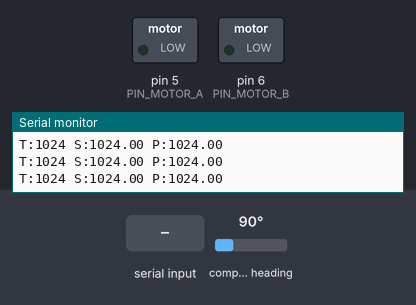
A sketch run on a simulated Arduino Uno, built with avr-gcc and run on an emulated ATmega328P. Shown: switched loads named in the sketch (green lamp = pin HIGH), the last lines printed to the serial monitor. The test bench sets the inputs (shaded band); at power-on: compass heading 90°.

Above: at 2.2 s.
2.3 s: "T90\n" received over Serial
At 3.0 s:
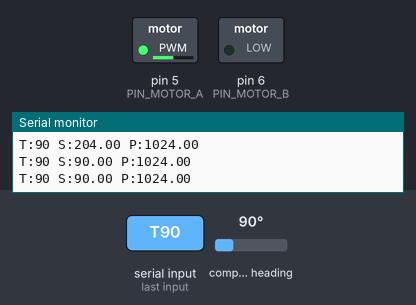
3.8 s: compass heading set to 7°
At 4.7 s:
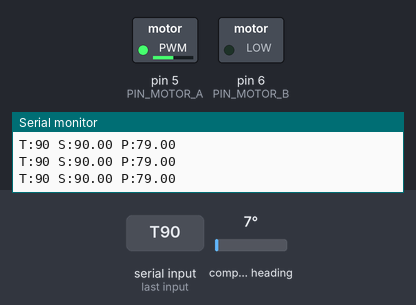
5.3 s: compass heading set to 269°
At 7.4 s:
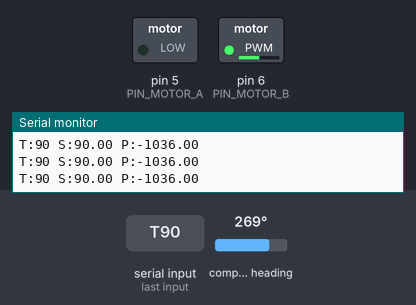
Timing chart, 0 to 8.9 s (numbered marks = the images above; inputs shaded):
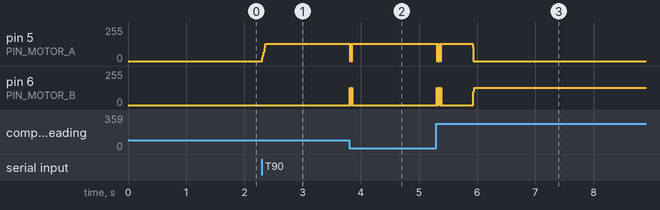

The sketch:

brushed_v10.ino
```cpp
#include <Wire.h>
#include <AS5600.h>
#include <Arduino.h>

// --- Hardware Setup ---
AS5600 encoder;
const int PIN_MOTOR_A = 5;
const int PIN_MOTOR_B = 6;

// --- LADRC Parameters (Tuning) ---
float wc = 10.0;      // Controller Bandwidth
float wo = 70.0;      // Observer Bandwidth
float b0 = 100.0;     // System Gain
const float dt = 0.01; // Sample time (10ms)

// --- Precalculated Gains ---
float beta1, beta2, beta3;
float kp, kd;

// --- LADRC Observer States ---
float z1 = 0; // Estimated position
float z2 = 0; // Estimated velocity
float z3 = 0; // Estimated total disturbance
float u = 0;  // Control signal

// --- Control Variables ---
long target_pos = 2048;
float current_setpoint = 2048; // The "moving" target
float max_velocity = 2000.0;   // Units per second
unsigned long prev_micros = 0;
long last_raw_pos = 0;
long unwrapped_pos = 0;

// --- Non-blocking Serial Buffer ---
String inputString = "";
bool stringComplete = false;

long get_unwrapped_pos() {
  long raw = encoder.readAngle();
  long diff = raw - last_raw_pos;

  if (diff > 2048) {
    diff -= 4096;
  } else if (diff < -2048) {
    diff += 4096;
  }

  unwrapped_pos += diff;
  last_raw_pos = raw;
  return unwrapped_pos;
}

void apply_motor_pwm(float control_u) {
  int power = constrain(abs(control_u), 0, 128);

  if (control_u > 0) {
    digitalWrite(PIN_MOTOR_A, LOW);
    analogWrite(PIN_MOTOR_B, power);
  } else {
    analogWrite(PIN_MOTOR_A, power);
    digitalWrite(PIN_MOTOR_B, LOW);
  }
}

void handle_serial() {
  while (Serial.available()) {
    char inChar = (char)Serial.read();
    if (inChar == '\n' || inChar == '\r') {
      stringComplete = true;
    } else {
      inputString += inChar;
    }
  }

  if (stringComplete) {
    inputString.trim();
    if (inputString.startsWith("T")) {
      target_pos = inputString.substring(1).toInt();
      Serial.print("New Target: ");
      Serial.println(target_pos);
    }
    inputString = "";
    stringComplete = false;
  }
}

void setup() {
  Serial.begin(115200);
  Wire.begin();
  Wire.setClock(400000);

  if (!encoder.begin()) {
    Serial.println("AS5600 not detected!");
    while (1);
  }

  pinMode(PIN_MOTOR_A, OUTPUT);
  pinMode(PIN_MOTOR_B, OUTPUT);

  // Precalculate Bandwidth-based Gains
  beta1 = 3.0 * wo;
  beta2 = 3.0 * wo * wo;
  beta3 = wo * wo * wo;
  kp = wc * wc;
  kd = 2.0 * wc;

  // Initialize unwrapped position
  last_raw_pos = encoder.readAngle();
  unwrapped_pos = last_raw_pos;

  // Initialize setpoint and observer state to current position
  current_setpoint = unwrapped_pos;
  target_pos = unwrapped_pos;

  z1 = unwrapped_pos;
  z2 = 0;
  z3 = 0;

  inputString.reserve(20);
  delay(1000);
  Serial.println("LADRC with Trajectory Ready.");
}

void loop() {
  unsigned long current_micros = micros();

  // Fixed Frequency Control Loop (100Hz)
  if (current_micros - prev_micros >= 10000) {
    prev_micros = current_micros;

    // 1. Read actual position (Unwrapped)
    float y = get_unwrapped_pos();

    // 2. Trajectory Generator
    float delta_limit = max_velocity * dt;
    float setpoint_error = (float)target_pos - current_setpoint;

    if (setpoint_error > delta_limit) {
      current_setpoint += delta_limit;
    } else if (setpoint_error < -delta_limit) {
      current_setpoint -= delta_limit;
    } else {
      current_setpoint = (float)target_pos;
    }

    // 3. Linear Extended State Observer (LESO)
    float error_o = y - z1;

    // Euler Integration
    z1 += (z2 + beta1 * error_o) * dt;
    z2 += (z3 + beta2 * error_o + b0 * u) * dt;
    z3 += (beta3 * error_o) * dt;

    // 4. Control Law
    float error_p = current_setpoint - z1;
    float u0 = (kp * error_p) - (kd * z2);

    // 5. Disturbance Rejection
    u = (u0 - z3) / b0;

    // 6. Apply Output
    apply_motor_pwm(u);

    // 7. Telemetry
    static int count = 0;
    if (count++ % 10 == 0) {
       Serial.print("T:"); Serial.print(target_pos);
       Serial.print(" S:"); Serial.print(current_setpoint);
       Serial.print(" P:"); Serial.println(y);
    }
  }

  handle_serial();
}
```

Measured:
- after the input at 2.3 s, pin 5 (PIN_MOTOR_A): 0/255 → 128/255 at once
- after the input at 3.8 s, pin 5 (PIN_MOTOR_A): alternates 128/255 for 0.02 s and 0/255 for 0.01 s, 4 changes in all, then stays 128/255, starting at once; pin 6 (PIN_MOTOR_B): alternates 128/255 for 0.01 s and 0/255 for 0.02 s, 4 changes in all, then stays 0/255, starting at once
- after the input at 5.3 s, pin 5 (PIN_MOTOR_A): 128/255 → 0/255 after 0.63 s; pin 6 (PIN_MOTOR_B): 0/255 → 128/255 after 0.64 s
